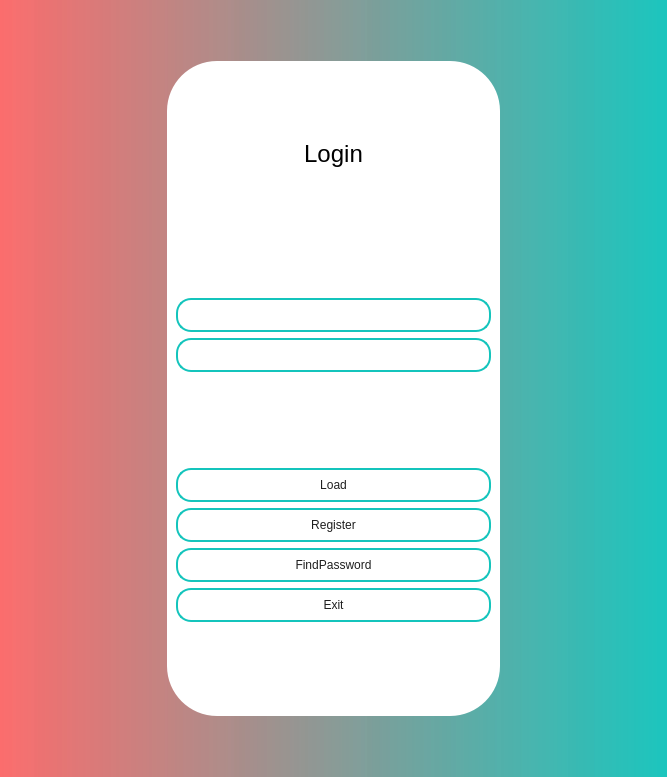
<?xml version="1.0" encoding="UTF-8"?>
<ui version="4.0">
 <class>LoadWindow</class>
 <widget class="QDialog" name="LoadWindow">
  <property name="windowModality">
   <enum>Qt::WindowModality::WindowModal</enum>
  </property>
  <property name="enabled">
   <bool>true</bool>
  </property>
  <property name="geometry">
   <rect>
    <x>0</x>
    <y>0</y>
    <width>667</width>
    <height>679</height>
   </rect>
  </property>
  <property name="windowTitle">
   <string>登录</string>
  </property>
  <property name="styleSheet">
   <string notr="true">background-color: qlineargradient(spread:pad, x1:0, y1:0, x2:1, y2:0, stop:0 rgba(251,102,102, 200), stop:1 rgba(20,196,188, 210));</string>
  </property>
  <property name="modal">
   <bool>false</bool>
  </property>
  <layout class="QGridLayout" name="gridLayout">
   <item row="0" column="1">
    <spacer name="verticalSpacer_6">
     <property name="orientation">
      <enum>Qt::Orientation::Vertical</enum>
     </property>
     <property name="sizeType">
      <enum>QSizePolicy::Policy::Fixed</enum>
     </property>
     <property name="sizeHint" stdset="0">
      <size>
       <width>20</width>
       <height>50</height>
      </size>
     </property>
    </spacer>
   </item>
   <item row="1" column="2">
    <spacer name="horizontalSpacer">
     <property name="orientation">
      <enum>Qt::Orientation::Horizontal</enum>
     </property>
     <property name="sizeType">
      <enum>QSizePolicy::Policy::Fixed</enum>
     </property>
     <property name="sizeHint" stdset="0">
      <size>
       <width>150</width>
       <height>20</height>
      </size>
     </property>
    </spacer>
   </item>
   <item row="2" column="0" colspan="3">
    <spacer name="verticalSpacer_5">
     <property name="orientation">
      <enum>Qt::Orientation::Vertical</enum>
     </property>
     <property name="sizeType">
      <enum>QSizePolicy::Policy::Fixed</enum>
     </property>
     <property name="sizeHint" stdset="0">
      <size>
       <width>10</width>
       <height>50</height>
      </size>
     </property>
    </spacer>
   </item>
   <item row="1" column="0">
    <spacer name="horizontalSpacer_3">
     <property name="orientation">
      <enum>Qt::Orientation::Horizontal</enum>
     </property>
     <property name="sizeType">
      <enum>QSizePolicy::Policy::Fixed</enum>
     </property>
     <property name="sizeHint" stdset="0">
      <size>
       <width>150</width>
       <height>372</height>
      </size>
     </property>
    </spacer>
   </item>
   <item row="1" column="1">
    <widget class="QWidget" name="widget" native="true">
     <property name="styleSheet">
      <string notr="true">background-color: rgb(255, 255, 255);
border-radius: 50px;
</string>
     </property>
     <layout class="QVBoxLayout" name="verticalLayout_5">
      <item>
       <spacer name="verticalSpacer">
        <property name="orientation">
         <enum>Qt::Orientation::Vertical</enum>
        </property>
        <property name="sizeType">
         <enum>QSizePolicy::Policy::Fixed</enum>
        </property>
        <property name="sizeHint" stdset="0">
         <size>
          <width>50</width>
          <height>70</height>
         </size>
        </property>
       </spacer>
      </item>
      <item>
       <widget class="QLabel" name="label">
        <property name="font">
         <font>
          <family>Microsoft YaHei UI</family>
          <pointsize>30</pointsize>
          <italic>false</italic>
          <fontweight></fontweight>
         </font>
        </property>
        <property name="autoFillBackground">
         <bool>false</bool>
        </property>
        <property name="styleSheet">
         <string notr="true">font: 290 30pt &quot;Microsoft YaHei UI&quot;;</string>
        </property>
        <property name="inputMethodHints">
         <set>Qt::InputMethodHint::ImhNone</set>
        </property>
        <property name="text">
         <string>&lt;html&gt;&lt;head/&gt;&lt;body&gt;&lt;p&gt;&lt;span style=&quot; font-size:18pt;&quot;&gt;Login&lt;/span&gt;&lt;/p&gt;&lt;p&gt;&lt;span style=&quot; font-size:18pt;&quot;&gt;&lt;br/&gt;&lt;/span&gt;&lt;/p&gt;&lt;/body&gt;&lt;/html&gt;</string>
        </property>
        <property name="alignment">
         <set>Qt::AlignmentFlag::AlignCenter</set>
        </property>
       </widget>
      </item>
      <item>
       <spacer name="verticalSpacer_3">
        <property name="orientation">
         <enum>Qt::Orientation::Vertical</enum>
        </property>
        <property name="sizeType">
         <enum>QSizePolicy::Policy::Fixed</enum>
        </property>
        <property name="sizeHint" stdset="0">
         <size>
          <width>20</width>
          <height>20</height>
         </size>
        </property>
       </spacer>
      </item>
      <item>
       <widget class="QLineEdit" name="userName">
        <property name="layoutDirection">
         <enum>Qt::LayoutDirection::LeftToRight</enum>
        </property>
        <property name="autoFillBackground">
         <bool>false</bool>
        </property>
        <property name="styleSheet">
         <string notr="true">font: 25 14pt '微软雅黑 Light';
color: rgb(31,31,31);
padding-left:20px;
background-color: rgb(255, 255, 255);
border:2px solid rgb(20,196,188);
border-radius:15px;
height: 30px;</string>
        </property>
       </widget>
      </item>
      <item>
       <widget class="QLineEdit" name="userPwd">
        <property name="layoutDirection">
         <enum>Qt::LayoutDirection::LeftToRight</enum>
        </property>
        <property name="autoFillBackground">
         <bool>false</bool>
        </property>
        <property name="styleSheet">
         <string notr="true">font: 25 14pt '微软雅黑 Light';
color: rgb(31,31,31);
padding-left:20px;
background-color: rgb(255, 255, 255);
border:2px solid rgb(20,196,188);
border-radius:15px;
height: 30px;</string>
        </property>
       </widget>
      </item>
      <item>
       <widget class="QLabel" name="note">
        <property name="styleSheet">
         <string notr="true">font: 290 15pt &quot;Microsoft YaHei UI&quot;;
color: rgb(255, 85, 127);</string>
        </property>
        <property name="text">
         <string/>
        </property>
       </widget>
      </item>
      <item>
       <spacer name="verticalSpacer_4">
        <property name="orientation">
         <enum>Qt::Orientation::Vertical</enum>
        </property>
        <property name="sizeType">
         <enum>QSizePolicy::Policy::Fixed</enum>
        </property>
        <property name="sizeHint" stdset="0">
         <size>
          <width>20</width>
          <height>70</height>
         </size>
        </property>
       </spacer>
      </item>
      <item>
       <widget class="QPushButton" name="pushButton">
        <property name="contextMenuPolicy">
         <enum>Qt::ContextMenuPolicy::DefaultContextMenu</enum>
        </property>
        <property name="autoFillBackground">
         <bool>false</bool>
        </property>
        <property name="styleSheet">
         <string notr="true">QPushButton {
height: 30px;
font: 25 14pt '微软雅黑 Light';
color: rgb(31,31,31);
background-color: rgb(255, 255, 255);
border:2px solid rgb(20,196,188);
border-radius:15px;

}
QPushButton:hover {
    background-color: rgb(22,218,208);
}
QPushButton:pressed {
    background-color: rgb(17,171,164);
}


</string>
        </property>
        <property name="text">
         <string>Load</string>
        </property>
        <property name="autoDefault">
         <bool>true</bool>
        </property>
        <property name="default">
         <bool>true</bool>
        </property>
       </widget>
      </item>
      <item>
       <widget class="QPushButton" name="pushButton_3">
        <property name="styleSheet">
         <string notr="true">QPushButton {
height: 30px;
font: 25 14pt '微软雅黑 Light';
color: rgb(31,31,31);
background-color: rgb(255, 255, 255);
border:2px solid rgb(20,196,188);
border-radius:15px;

}
QPushButton:hover {
    background-color: rgb(22,218,208);
}
QPushButton:pressed {
    background-color: rgb(17,171,164);
}
</string>
        </property>
        <property name="text">
         <string>Register</string>
        </property>
       </widget>
      </item>
      <item>
       <widget class="QPushButton" name="pushButton_4">
        <property name="styleSheet">
         <string notr="true">QPushButton {
height: 30px;
font: 25 14pt '微软雅黑 Light';
color: rgb(31,31,31);
background-color: rgb(255, 255, 255);
border:2px solid rgb(20,196,188);
border-radius:15px;

}
QPushButton:hover {
    background-color: rgb(22,218,208);
}
QPushButton:pressed {
    background-color: rgb(17,171,164);
}</string>
        </property>
        <property name="text">
         <string>FindPassword</string>
        </property>
       </widget>
      </item>
      <item>
       <widget class="QPushButton" name="pushButton_2">
        <property name="mouseTracking">
         <bool>true</bool>
        </property>
        <property name="tabletTracking">
         <bool>true</bool>
        </property>
        <property name="autoFillBackground">
         <bool>false</bool>
        </property>
        <property name="styleSheet">
         <string notr="true">QPushButton {
height: 30px;
font: 25 14pt '微软雅黑 Light';
color: rgb(31,31,31);
background-color: rgb(255, 255, 255);
border:2px solid rgb(20,196,188);
border-radius:15px;

}
QPushButton:hover {
    background-color: rgb(22,218,208);
}
QPushButton:pressed {
    background-color: rgb(17,171,164);
}
</string>
        </property>
        <property name="text">
         <string>Exit</string>
        </property>
       </widget>
      </item>
      <item>
       <spacer name="verticalSpacer_2">
        <property name="orientation">
         <enum>Qt::Orientation::Vertical</enum>
        </property>
        <property name="sizeType">
         <enum>QSizePolicy::Policy::Fixed</enum>
        </property>
        <property name="sizeHint" stdset="0">
         <size>
          <width>20</width>
          <height>85</height>
         </size>
        </property>
       </spacer>
      </item>
     </layout>
     <zorder>pushButton_2</zorder>
     <zorder>label</zorder>
     <zorder>pushButton</zorder>
     <zorder>verticalSpacer</zorder>
     <zorder>verticalSpacer_2</zorder>
     <zorder>verticalSpacer_4</zorder>
     <zorder>userPwd</zorder>
     <zorder>userName</zorder>
     <zorder>verticalSpacer_3</zorder>
     <zorder>pushButton_3</zorder>
     <zorder>pushButton_4</zorder>
     <zorder>note</zorder>
    </widget>
   </item>
  </layout>
 </widget>
 <resources/>
 <connections/>
</ui>
